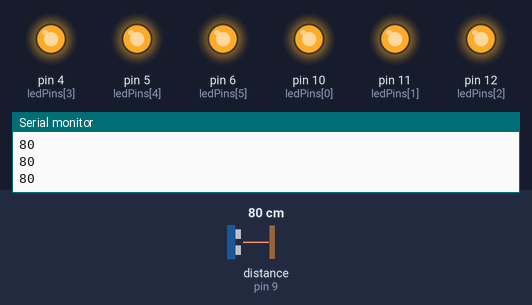
Simulated run of this sketch. Board: Arduino Uno, built with avr-gcc and run on an emulated ATmega328P. Parts: output pins drawn as LEDs (lit = HIGH), the last lines printed to the serial monitor. Wiring (inferred from the names in the program): ultrasonic range finder: trigger pin 8; echo pin 9. The inputs (shaded band) are chosen by the test bench; at power-on: distance to the obstacle (sensor on pin 9) 80 cm. The echo pulse lasts 58.3 µs per cm; pins used as bus, display or sensor lines are not drawn.

Above: at 1.2 s.
1.3 s: distance to the obstacle (sensor on pin 9) set to 32 cm
2.8 s: distance to the obstacle (sensor on pin 9) set to 28 cm
At 3.5 s:
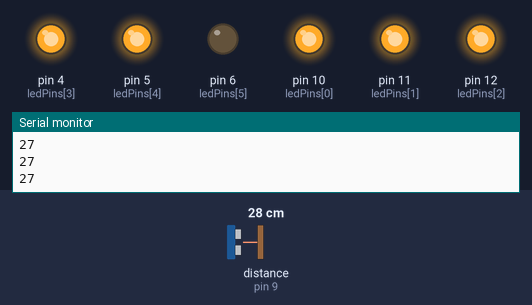
4.3 s: distance to the obstacle (sensor on pin 9) set to 22 cm
At 5.5 s:
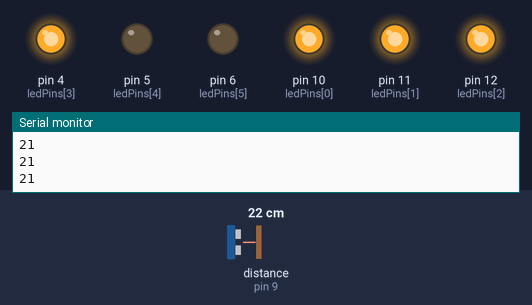
5.8 s: distance to the obstacle (sensor on pin 9) set to 19 cm
At 6.9 s:
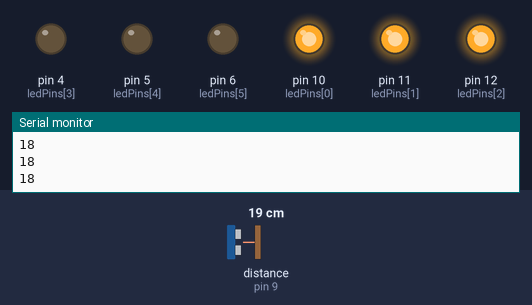
7.3 s: distance to the obstacle (sensor on pin 9) set to 2 cm
At 7.8 s:
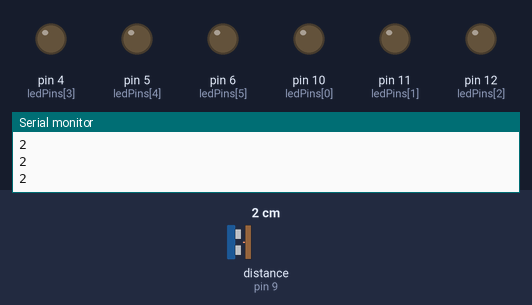
8.8 s: distance to the obstacle (sensor on pin 9) set to 18 cm
At 10.2 s:
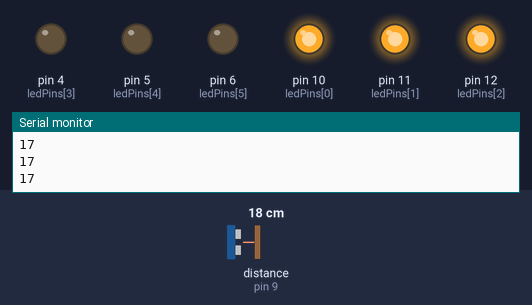
Timing chart, 0 to 11.3 s (numbered marks = the images above; inputs shaded):
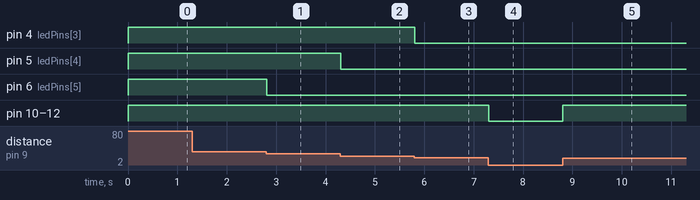

Measured:
- the behaviour switches between 31 and 30 cm on distance to the obstacle (sensor on pin 9) (found by bisection; images 0 and 1)
- the behaviour switches between 26 and 25 cm on distance to the obstacle (sensor on pin 9) (found by bisection; images 1 and 2)
- the behaviour switches between 21 and 20 cm on distance to the obstacle (sensor on pin 9) (found by bisection; images 2 and 3)
- after the input at 2.8 s, pin 6 (ledPins[5]): HIGH → LOW at once
- after the input at 4.3 s, pin 5 (ledPins[4]): HIGH → LOW at once
- after the input at 5.8 s, pin 4 (ledPins[3]): HIGH → LOW at once
- after the input at 7.3 s, pin 10 (ledPins[0]), pin 11 (ledPins[1]), pin 12 (ledPins[2]): HIGH → LOW at once
- after the input at 8.8 s, pin 10 (ledPins[0]), pin 11 (ledPins[1]), pin 12 (ledPins[2]): LOW → HIGH at once

The sketch:

4.2.2.ino
```cpp
const int pingPin1=8;
const int pingPin2=9;
int ledCount=6;
long duration,cm;

int ledPins[]={10,11,12,4,5,6};
int ledLevel;

void setup() {
  // put your setup code here, to run once:
  Serial.begin(9600);
  pinMode(pingPin1,OUTPUT);
  pinMode(pingPin2,INPUT);
  for(int thisLed=0;thisLed<ledCount;thisLed++){
    pinMode(ledPins[thisLed],OUTPUT);
  }
}

void loop() {
  // put your main code here, to run repeatedly:
  digitalWrite(pingPin1,LOW);
  delayMicroseconds(2);
  digitalWrite(pingPin1,HIGH);
  delayMicroseconds(5);
  digitalWrite(pingPin1,LOW);

  duration=pulseIn(pingPin2,HIGH);

  cm = microsecondsToCentimeters(duration);
  Serial.println(cm);
  cm=constrain(cm,0,30);
  ledLevel=map(cm,0,30,0,ledCount);

  for(int thisLed=0; thisLed<ledCount;thisLed++){
    if(thisLed<ledLevel){
      digitalWrite(ledPins[thisLed],HIGH);
    }
    else{
      digitalWrite(ledPins[thisLed],LOW);
    }
  }
  delay(10);
}

long microsecondsToCentimeters(long microseconds){
  return microseconds / 29 / 2;
}
```
